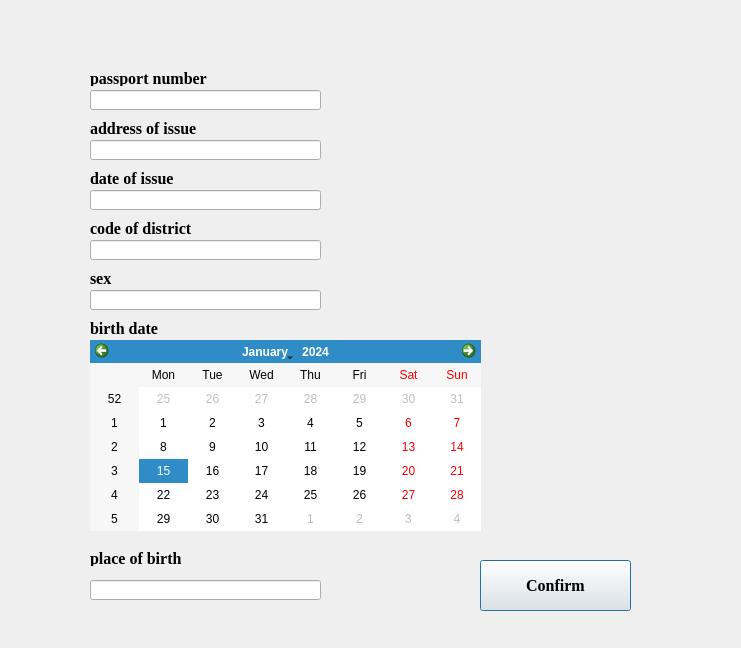
<?xml version="1.0" encoding="UTF-8"?>
<ui version="4.0">
 <class>Dialog</class>
 <widget class="QDialog" name="Dialog">
  <property name="geometry">
   <rect>
    <x>0</x>
    <y>0</y>
    <width>741</width>
    <height>648</height>
   </rect>
  </property>
  <property name="windowTitle">
   <string>Dialog</string>
  </property>
  <widget class="QLineEdit" name="lineEdit_2">
   <property name="geometry">
    <rect>
     <x>90</x>
     <y>90</y>
     <width>231</width>
     <height>20</height>
    </rect>
   </property>
  </widget>
  <widget class="QLabel" name="label_3">
   <property name="geometry">
    <rect>
     <x>90</x>
     <y>70</y>
     <width>231</width>
     <height>16</height>
    </rect>
   </property>
   <property name="font">
    <font>
     <family>Times New Roman</family>
     <pointsize>12</pointsize>
     <weight>75</weight>
     <bold>true</bold>
    </font>
   </property>
   <property name="text">
    <string>passport number</string>
   </property>
  </widget>
  <widget class="QLabel" name="label_5">
   <property name="geometry">
    <rect>
     <x>90</x>
     <y>170</y>
     <width>231</width>
     <height>16</height>
    </rect>
   </property>
   <property name="font">
    <font>
     <family>Times New Roman</family>
     <pointsize>12</pointsize>
     <weight>75</weight>
     <bold>true</bold>
    </font>
   </property>
   <property name="text">
    <string/>
   </property>
  </widget>
  <widget class="QLabel" name="label_4">
   <property name="geometry">
    <rect>
     <x>90</x>
     <y>120</y>
     <width>231</width>
     <height>16</height>
    </rect>
   </property>
   <property name="font">
    <font>
     <family>Times New Roman</family>
     <pointsize>12</pointsize>
     <weight>75</weight>
     <bold>true</bold>
    </font>
   </property>
   <property name="text">
    <string>address of issue</string>
   </property>
  </widget>
  <widget class="QLineEdit" name="lineEdit_3">
   <property name="geometry">
    <rect>
     <x>90</x>
     <y>140</y>
     <width>231</width>
     <height>20</height>
    </rect>
   </property>
  </widget>
  <widget class="QLineEdit" name="lineEdit_4">
   <property name="geometry">
    <rect>
     <x>90</x>
     <y>190</y>
     <width>231</width>
     <height>20</height>
    </rect>
   </property>
  </widget>
  <widget class="QLineEdit" name="lineEdit_5">
   <property name="geometry">
    <rect>
     <x>90</x>
     <y>240</y>
     <width>231</width>
     <height>20</height>
    </rect>
   </property>
  </widget>
  <widget class="QLineEdit" name="lineEdit_6">
   <property name="geometry">
    <rect>
     <x>90</x>
     <y>290</y>
     <width>231</width>
     <height>20</height>
    </rect>
   </property>
  </widget>
  <widget class="QLineEdit" name="lineEdit_8">
   <property name="geometry">
    <rect>
     <x>90</x>
     <y>580</y>
     <width>231</width>
     <height>20</height>
    </rect>
   </property>
  </widget>
  <widget class="QPushButton" name="pushButton">
   <property name="geometry">
    <rect>
     <x>480</x>
     <y>560</y>
     <width>151</width>
     <height>51</height>
    </rect>
   </property>
   <property name="font">
    <font>
     <family>Times New Roman</family>
     <pointsize>12</pointsize>
     <weight>75</weight>
     <bold>true</bold>
    </font>
   </property>
   <property name="styleSheet">
    <string notr="true">background-color:&quot;#FF5500&quot;;
border-radius:&quot;10px&quot;;</string>
   </property>
   <property name="text">
    <string>Confirm</string>
   </property>
  </widget>
  <widget class="QLabel" name="label_6">
   <property name="geometry">
    <rect>
     <x>90</x>
     <y>170</y>
     <width>231</width>
     <height>16</height>
    </rect>
   </property>
   <property name="font">
    <font>
     <family>Times New Roman</family>
     <pointsize>12</pointsize>
     <weight>75</weight>
     <bold>true</bold>
    </font>
   </property>
   <property name="text">
    <string>date of issue</string>
   </property>
  </widget>
  <widget class="QLabel" name="label_7">
   <property name="geometry">
    <rect>
     <x>90</x>
     <y>220</y>
     <width>231</width>
     <height>16</height>
    </rect>
   </property>
   <property name="font">
    <font>
     <family>Times New Roman</family>
     <pointsize>12</pointsize>
     <weight>75</weight>
     <bold>true</bold>
    </font>
   </property>
   <property name="text">
    <string>code of district</string>
   </property>
  </widget>
  <widget class="QLabel" name="label_8">
   <property name="geometry">
    <rect>
     <x>90</x>
     <y>270</y>
     <width>231</width>
     <height>16</height>
    </rect>
   </property>
   <property name="font">
    <font>
     <family>Times New Roman</family>
     <pointsize>12</pointsize>
     <weight>75</weight>
     <bold>true</bold>
    </font>
   </property>
   <property name="text">
    <string>sex</string>
   </property>
  </widget>
  <widget class="QLabel" name="label_9">
   <property name="geometry">
    <rect>
     <x>90</x>
     <y>320</y>
     <width>231</width>
     <height>16</height>
    </rect>
   </property>
   <property name="font">
    <font>
     <family>Times New Roman</family>
     <pointsize>12</pointsize>
     <weight>75</weight>
     <bold>true</bold>
    </font>
   </property>
   <property name="text">
    <string>birth date</string>
   </property>
  </widget>
  <widget class="QLabel" name="label_10">
   <property name="geometry">
    <rect>
     <x>90</x>
     <y>550</y>
     <width>231</width>
     <height>16</height>
    </rect>
   </property>
   <property name="font">
    <font>
     <family>Times New Roman</family>
     <pointsize>12</pointsize>
     <weight>75</weight>
     <bold>true</bold>
    </font>
   </property>
   <property name="text">
    <string>place of birth </string>
   </property>
  </widget>
  <widget class="QCalendarWidget" name="calendarWidget">
   <property name="geometry">
    <rect>
     <x>90</x>
     <y>340</y>
     <width>391</width>
     <height>191</height>
    </rect>
   </property>
  </widget>
 </widget>
 <resources/>
 <connections/>
</ui>
